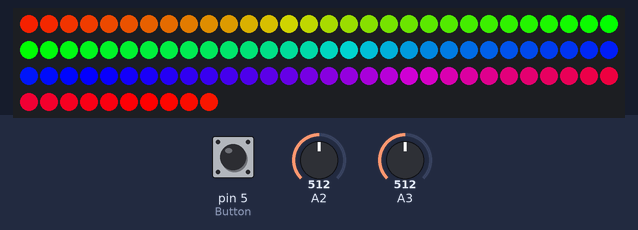
Simulated run of this sketch. Board: Arduino Uno, built with avr-gcc and run on an emulated ATmega328P. Shown: 100 RGB LEDs in strip order, left to right, continuing on the next row. Inputs (shaded band) come from the test bench; at power-on: pin 5 (Button) HIGH, A2 = 512, A3 = 512. Dim RGB values are drawn brighter than linear; the strip is taken to match the declared colour order.

Above: at 1.2 s.
1.3 s: pin 5 (Button) pulled LOW for 0.15 s
At 1.8 s:
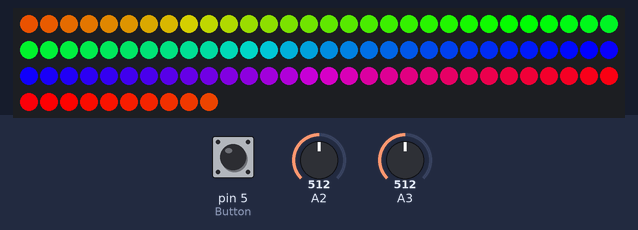
2.0 s: pin 5 (Button) pulled LOW for 3.2 s
At 2.77 s:
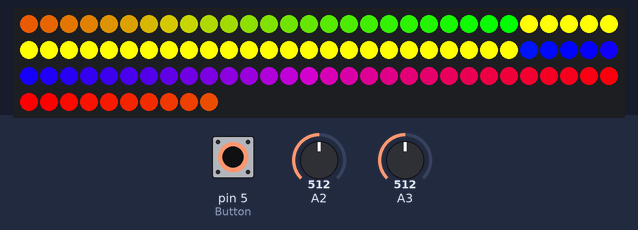
5.8 s: pin 5 (Button) pulled LOW for 1 s
At 6.2 s:
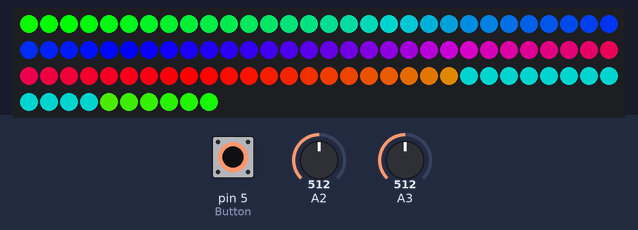
7.4 s: pin 5 (Button) pulled LOW for 3.2 s
At 9.8 s:
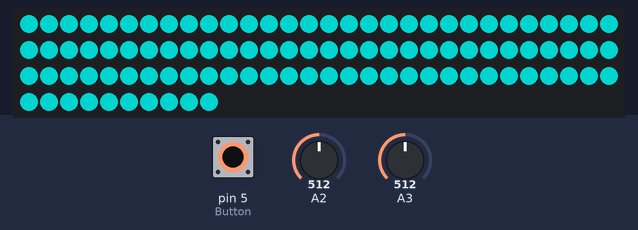
11.2 s: pin 5 (Button) pulled LOW for 1 s
At 11.92 s:
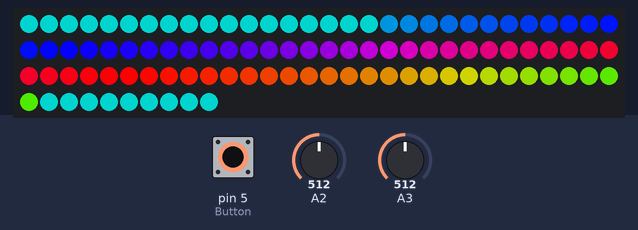
12.8 s: pin 5 (Button) pulled LOW for 3.2 s
At 13.52 s:
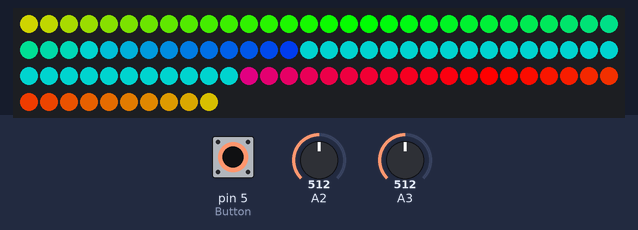

Measured:
- after the input at 1.3 s, the LEDs: first change after 0.15 s (image 1 shows a later state)
- after the input at 2.0 s, the LEDs: first change after 0.30 s (image 2 shows a later state)
- after the input at 5.8 s, the LEDs: change after 0.25 s (image 3)
- after the input at 7.4 s, the LEDs: first change after 0.25 s (image 4 shows a later state)

The sketch:

multitasking_neopixel_rgbw.ino
```cpp
#include <Adafruit_NeoPixel.h>

// Pattern types supported:
enum  pattern { NONE, RAINBOW_CYCLE, THEATER_CHASE, COLOR_WIPE, SCANNER, FADE };
// Pattern directions supported:
enum  direction { FORWARD, REVERSE };

// NeoPattern Class - derived from the Adafruit_NeoPixel class
class NeoPatterns : public Adafruit_NeoPixel
{
    public:

    // Member Variables:
    pattern  ActivePattern;  // which pattern is running
    direction Direction;     // direction to run the pattern

    unsigned long Interval;   // milliseconds between updates
    unsigned long lastUpdate; // last update of position

    uint32_t Color1, Color2;  // What colors are in use
    uint16_t TotalSteps;  // total number of steps in the pattern
    uint16_t Index;  // current step within the pattern

    void (*OnComplete)();  // Callback on completion of pattern

    // Constructor - calls base-class constructor to initialize strip
    NeoPatterns(uint16_t pixels, uint8_t pin, uint8_t type, void (*callback)())
    :Adafruit_NeoPixel(pixels, pin, type)
    {
        OnComplete = callback;
    }

    // Update the pattern
    void Update()
    {
        if((millis() - lastUpdate) > Interval) // time to update
        {
            lastUpdate = millis();
            switch(ActivePattern)
            {
                case RAINBOW_CYCLE:
                    RainbowCycleUpdate();
                    break;
                case THEATER_CHASE:
                    TheaterChaseUpdate();
                    break;
                case COLOR_WIPE:
                    ColorWipeUpdate();
                    break;
                case SCANNER:
                    ScannerUpdate();
                    break;
                case FADE:
                    FadeUpdate();
                    break;
                default:
                    break;
            }
        }
    }

    // Increment the Index and reset at the end
    void Increment()
    {
        if (Direction == FORWARD)
        {
           Index++;
           if (Index >= TotalSteps)
            {
                Index = 0;
                if (OnComplete != NULL)
                {
                    OnComplete(); // call the comlpetion callback
                }
            }
        }
        else // Direction == REVERSE
        {
            --Index;
            if (Index <= 0)
            {
                Index = TotalSteps-1;
                if (OnComplete != NULL)
                {
                    OnComplete(); // call the comlpetion callback
                }
            }
        }
    }

    // Reverse pattern direction
    void Reverse()
    {
        if (Direction == FORWARD)
        {
            Direction = REVERSE;
            Index = TotalSteps-1;
        }
        else
        {
            Direction = FORWARD;
            Index = 0;
        }
    }

    // Initialize for a RainbowCycle
    void RainbowCycle(uint8_t interval, direction dir = FORWARD)
    {
        ActivePattern = RAINBOW_CYCLE;
        Interval = interval;
        TotalSteps = 255;
        Index = 0;
        Direction = dir;
    }

    // Update the Rainbow Cycle Pattern
    void RainbowCycleUpdate()
    {
        for(int i=0; i< numPixels(); i++)
        {
            setPixelColor(i, Wheel(((i * 256 / numPixels()) + Index) & 255));
        }
        show();
        Increment();
    }

    // Initialize for a Theater Chase
    void TheaterChase(uint32_t color1, uint32_t color2, uint8_t interval, direction dir = FORWARD)
    {
        ActivePattern = THEATER_CHASE;
        Interval = interval;
        TotalSteps = numPixels();
        Color1 = color1;
        Color2 = color2;
        Index = 0;
        Direction = dir;
   }

    // Update the Theater Chase Pattern
    void TheaterChaseUpdate()
    {
        for(int i=0; i< numPixels(); i++)
        {
            if ((i + Index) % 3 == 0)
            {
                setPixelColor(i, Color1);
            }
            else
            {
                setPixelColor(i, Color2);
            }
        }
        show();
        Increment();
    }

    // Initialize for a ColorWipe
    void ColorWipe(uint32_t color, uint8_t interval, direction dir = FORWARD)
    {
        ActivePattern = COLOR_WIPE;
        Interval = interval;
        TotalSteps = numPixels();
        Color1 = color;
        Index = 0;
        Direction = dir;
    }

    // Update the Color Wipe Pattern
    void ColorWipeUpdate()
    {
        setPixelColor(Index, Color1);
        show();
        Increment();
    }

    // Initialize for a SCANNNER
    void Scanner(uint32_t color1, uint8_t interval)
    {
        ActivePattern = SCANNER;
        Interval = interval;
        TotalSteps = (numPixels() - 1) * 2;
        Color1 = color1;
        Index = 0;
    }

    // Update the Scanner Pattern
    void ScannerUpdate()
    {
        for (int i = 0; i < numPixels(); i++)
        {
            if (i == Index)  // Scan Pixel to the right
            {
                 setPixelColor(i, Color1);
            }
            else if (i == TotalSteps - Index) // Scan Pixel to the left
            {
                 setPixelColor(i, Color1);
            }
            else // Fading tail
            {
                 setPixelColor(i, DimColor(getPixelColor(i)));
            }
        }
        show();
        Increment();
    }

    // Initialize for a Fade
    void Fade(uint32_t color1, uint32_t color2, uint16_t steps, uint8_t interval, direction dir = FORWARD)
    {
        ActivePattern = FADE;
        Interval = interval;
        TotalSteps = steps;
        Color1 = color1;
        Color2 = color2;
        Index = 0;
        Direction = dir;
    }

    // Update the Fade Pattern
    void FadeUpdate()
    {
        // Calculate linear interpolation between Color1 and Color2
        // Optimise order of operations to minimize truncation error
        uint8_t red = ((Red(Color1) * (TotalSteps - Index)) + (Red(Color2) * Index)) / TotalSteps;
        uint8_t green = ((Green(Color1) * (TotalSteps - Index)) + (Green(Color2) * Index)) / TotalSteps;
        uint8_t blue = ((Blue(Color1) * (TotalSteps - Index)) + (Blue(Color2) * Index)) / TotalSteps;
        uint8_t white = ((White(Color1) * (TotalSteps - Index)) + (White(Color2) * Index)) / TotalSteps;

        ColorSet(Color(red, green, blue, white));
        show();
        Increment();
    }

    // Calculate 50% dimmed version of a color (used by ScannerUpdate)
    uint32_t DimColor(uint32_t color)
    {
        // Shift R, G and B components one bit to the right
        uint32_t dimColor = Color(Red(color) >> 1, Green(color) >> 1, Blue(color) >> 1, White(color) >> 1);
        return dimColor;
    }

    // Set all pixels to a color (synchronously)
    void ColorSet(uint32_t color)
    {
        for (int i = 0; i < numPixels(); i++)
        {
            setPixelColor(i, color);
        }
        show();
    }

    // Returns the Red component of a 32-bit color
    uint8_t Red(uint32_t color)
    {
        return (color >> 16) & 0xFF;
    }

    // Returns the Green component of a 32-bit color
    uint8_t Green(uint32_t color)
    {
        return (color >> 8) & 0xFF;
    }

    // Returns the Blue component of a 32-bit color
    uint8_t Blue(uint32_t color)
    {
        return color & 0xFF;
    }

    // Returns the White component of a 32-bit color
    uint8_t White(uint32_t color)
    {
        return color & 0xFF;
    }

    // Input a value 0 to 255 to get a color value.
    // The colours are a transition r - g - b - back to r.
    uint32_t Wheel(byte WheelPos)
    {
        WheelPos = 255 - WheelPos;
        if(WheelPos < 85)
        {
            return Color(255 - WheelPos * 3, 0, WheelPos * 3);
        }
        else if(WheelPos < 170)
        {
            WheelPos -= 85;
            return Color(0, WheelPos * 3, 255 - WheelPos * 3);
        }
        else
        {
            WheelPos -= 170;
            return Color(WheelPos * 3, 255 - WheelPos * 3, 0);
        }
    }
};

void Ring1Complete();

// Define some NeoPatterns for the two rings and the stick
//  as well as some completion routines
NeoPatterns Ring1(100, 6, NEO_RBWG + NEO_KHZ800, &Ring1Complete);

// Initialize everything and prepare to start
void setup()
{
  Serial.begin(115200);

   pinMode(5, INPUT_PULLUP);

    // Initialize all the pixelStrips
    Ring1.begin();

    // Kick off a pattern
    Ring1.TheaterChase(Ring1.Color(255,255,0,0), Ring1.Color(0,0,50,0), 100);
}

// Main loop
void loop()
{
    // Update the rings.
    Ring1.Update();

    // Switch patterns on a button press:
    if (digitalRead(5) == LOW) // Button #1 pressed
    {
        // Switch Ring1 to COLOR_WIPE pattern
        Ring1.ActivePattern = COLOR_WIPE;
        Ring1.Interval = 20;
    }
    else // Back to normal operation
    {
        // Restore all pattern parameters to normal values
        Ring1.ActivePattern = RAINBOW_CYCLE;
        Ring1.Interval = 100;
    }
}

//------------------------------------------------------------
//Completion Routines - get called on completion of a pattern
//------------------------------------------------------------

// Ring1 Completion Callback
void Ring1Complete()
{
    if (analogRead(2) >= 100)  // Pot #1 More than 100
    {
        Ring1.Color1 = Ring1.Wheel(map(analogRead(3), 0, 1023, 0, 255)); //map right pot knob to 0-255 values of hue
        Ring1.Interval = 20000;
    }
    else  // Retrn to normal
    {
      Ring1.Reverse();
    }
}
```
